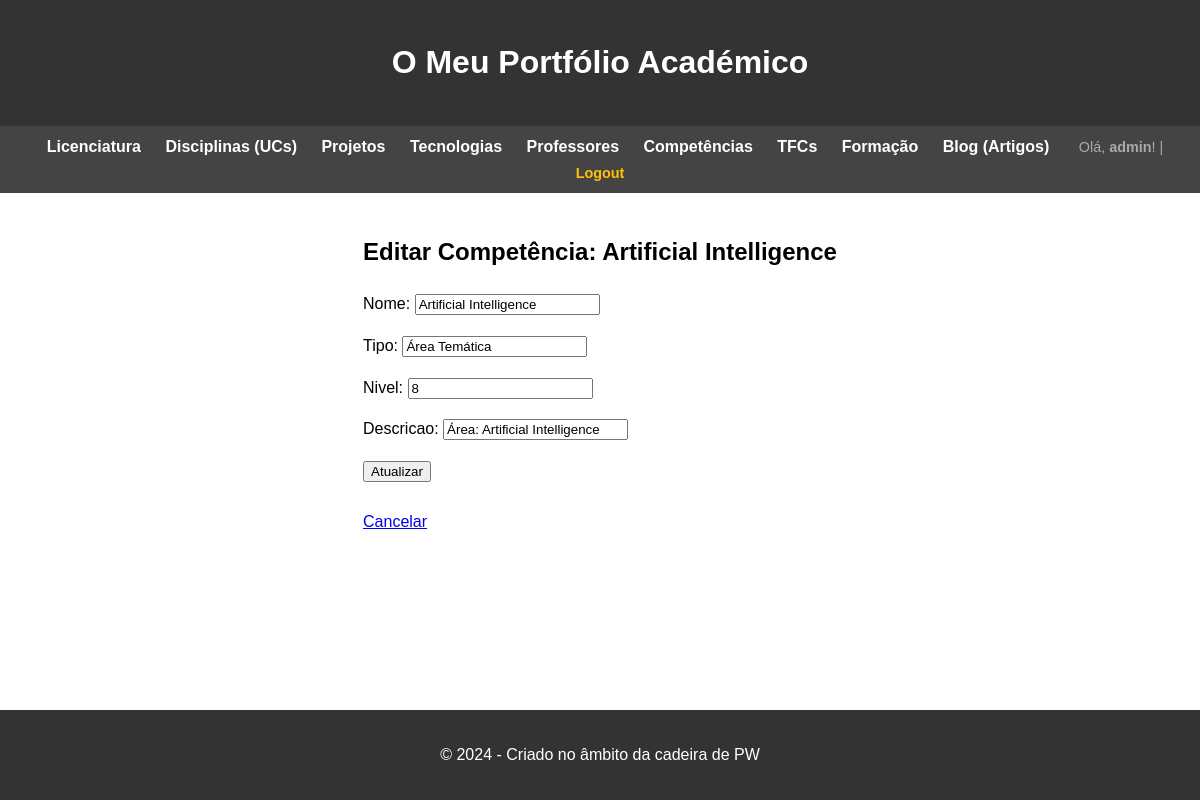
Page /portfolio/competencia/edita/1/ (signed in) on the earlier database version.
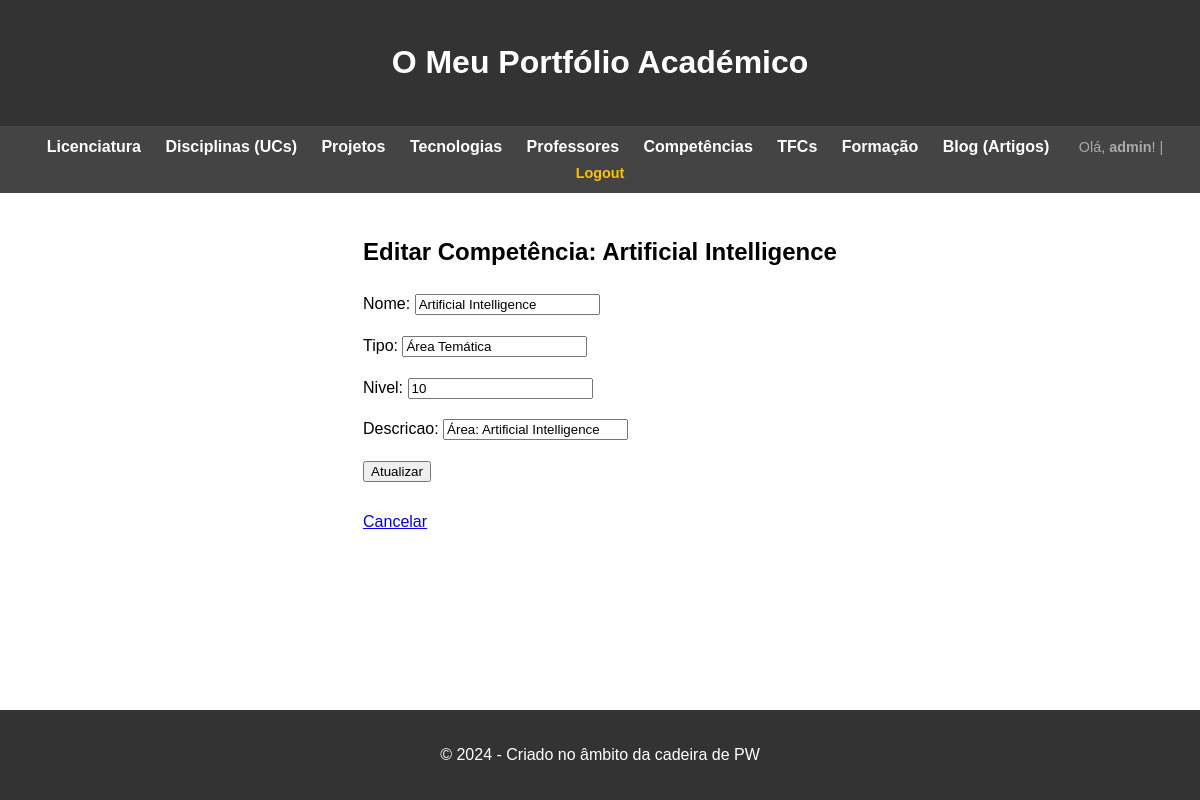
Same page on the later database version.
### portfolio/models.py (models this page shows, shortened)
class Competencia(models.Model):
    nome = models.CharField(max_length=100)
    tipo = models.CharField(max_length=100)
    nivel = models.IntegerField(
        validators=[MinValueValidator(0), MaxValueValidator(10)]
    )
    descricao = models.CharField(max_length=200)

### portfolio/views.py (the view)
# urls.py: path('competencia/edita/<int:competencia_id>/', views.edita_competencia_view, name='edita_competencia'),
@login_required
def edita_competencia_view(request, competencia_id):
    competencia = get_object_or_404(Competencia, id=competencia_id)
    form = CompetenciaForm(request.POST or None, instance=competencia)
    if form.is_valid():
        form.save()
        return redirect('portfolio:competencias')
    return render(request, 'portfolio/edita_competencia.html', {'form': form, 'competencia': competencia})

### portfolio/forms.py
class CompetenciaForm(forms.ModelForm):
    class Meta:
        model = Competencia
        fields = '__all__'

### portfolio/templates/portfolio/edita_competencia.html (shortened to what this page needs)
{% extends "portfolio/base.html" %}
{% block content %}
<h2>Editar Competência: {{ competencia.nome }}</h2>
<form method="POST">
    {{ form.as_p }}
    <button type="submit">Atualizar</button>
</form>
<br><a href="{% url 'portfolio:competencias' %}">Cancelar</a>
{% endblock %}

Differences in the rows shown:
changed Competencia "Artificial Intelligence": nivel "8" → "10"
